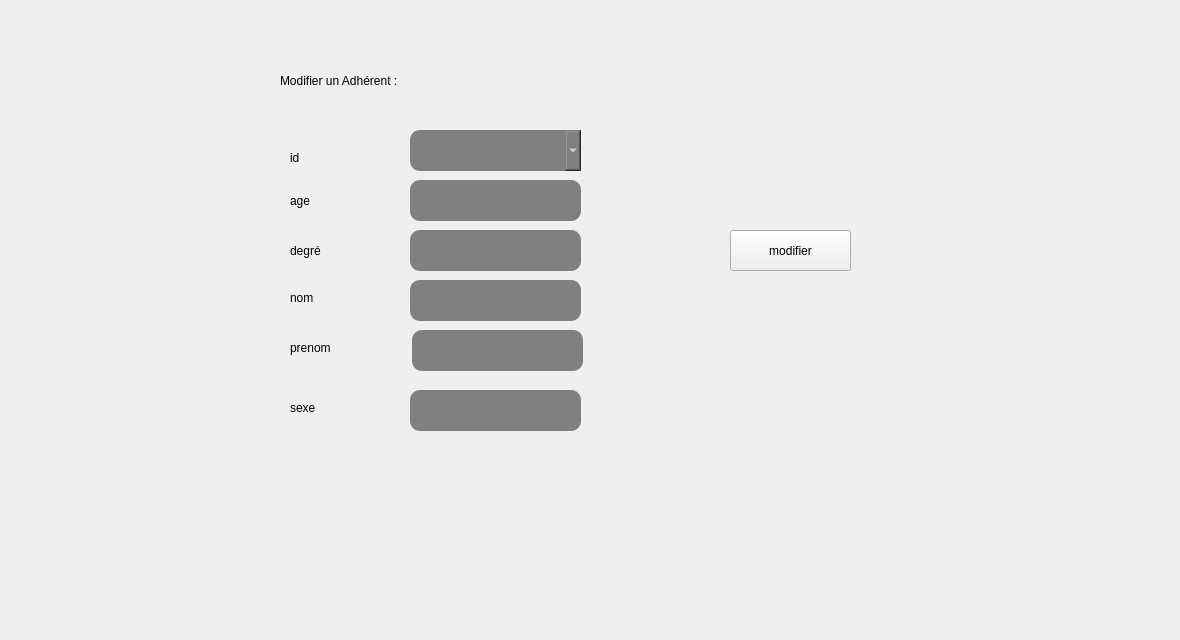
      <widget class="QWidget" name="tab_14">
       <attribute name="title">
        <string>Modifier</string>
       </attribute>
       <widget class="QLineEdit" name="le_age_2">
        <property name="geometry">
         <rect>
          <x>410</x>
          <y>180</y>
          <width>171</width>
          <height>41</height>
         </rect>
        </property>
        <property name="styleSheet">
         <string notr="true">border-radius: 10px;
background-color: grey;
color: rgb(255, 255, 255);
alternate-background-color: rgb(255, 255, 255);</string>
        </property>
       </widget>
       <widget class="QLabel" name="label_35">
        <property name="geometry">
         <rect>
          <x>290</x>
          <y>400</y>
          <width>56</width>
          <height>16</height>
         </rect>
        </property>
        <property name="styleSheet">
         <string notr="true">font: 15pt &quot;Niagara Engraved&quot;;
</string>
        </property>
        <property name="text">
         <string>sexe</string>
        </property>
       </widget>
       <widget class="QLabel" name="label_36">
        <property name="geometry">
         <rect>
          <x>290</x>
          <y>290</y>
          <width>56</width>
          <height>16</height>
         </rect>
        </property>
        <property name="styleSheet">
         <string notr="true">font: 15pt &quot;Niagara Engraved&quot;;
</string>
        </property>
        <property name="text">
         <string>nom</string>
        </property>
       </widget>
       <widget class="QLineEdit" name="le_nom_2">
        <property name="geometry">
         <rect>
          <x>410</x>
          <y>280</y>
          <width>171</width>
          <height>41</height>
         </rect>
        </property>
        <property name="styleSheet">
         <string notr="true">border-radius: 10px;
background-color: grey;
color: rgb(255, 255, 255);
alternate-background-color: rgb(255, 255, 255);</string>
        </property>
       </widget>
       <widget class="QPushButton" name="pb_ajouter_2">
        <property name="geometry">
         <rect>
          <x>730</x>
          <y>230</y>
          <width>121</width>
          <height>41</height>
         </rect>
        </property>
        <property name="styleSheet">
         <string notr="true">QPushButton

{
	background-color: rgb(72, 78, 86);
	border-style: outset;
    border-width: 2px;
    border-radius:10px;
    border-color: beige;
    font: bold 14px;;
    padding: 6px;
	color: rgb(255, 255, 255);

}

QPushButton:hover

{
	background-color: lightgreen;
	color: rgb(0, 0, 0);
	gridline-color: rgb(94, 118, 255);
}

QPushButton:pressed</string>
        </property>
        <property name="text">
         <string>modifier</string>
        </property>
       </widget>
       <widget class="QComboBox" name="le_id_2">
        <property name="geometry">
         <rect>
          <x>410</x>
          <y>130</y>
          <width>171</width>
          <height>41</height>
         </rect>
        </property>
        <property name="styleSheet">
         <string notr="true">border-radius: 10px;
background-color: grey;
color: rgb(255, 255, 255);
alternate-background-color: rgb(255, 255, 255);</string>
        </property>
       </widget>
       <widget class="QLabel" name="label_37">
        <property name="geometry">
         <rect>
          <x>290</x>
          <y>340</y>
          <width>91</width>
          <height>16</height>
         </rect>
        </property>
        <property name="styleSheet">
         <string notr="true">font: 15pt &quot;Niagara Engraved&quot;;
</string>
        </property>
        <property name="text">
         <string>prenom</string>
        </property>
       </widget>
       <widget class="QLineEdit" name="le_sexe_2">
        <property name="geometry">
         <rect>
          <x>410</x>
          <y>390</y>
          <width>171</width>
          <height>41</height>
         </rect>
        </property>
        <property name="styleSheet">
         <string notr="true">border-radius: 10px;
background-color: grey;
color: rgb(255, 255, 255);
alternate-background-color: rgb(255, 255, 255);</string>
        </property>
       </widget>
       <widget class="QLineEdit" name="le_type_2">
        <property name="geometry">
         <rect>
          <x>410</x>
          <y>230</y>
          <width>171</width>
          <height>41</height>
         </rect>
        </property>
        <property name="styleSheet">
         <string notr="true">border-radius: 10px;
background-color: grey;
color: rgb(255, 255, 255);
alternate-background-color: rgb(255, 255, 255);</string>
        </property>
       </widget>
       <widget class="QLabel" name="label_38">
        <property name="geometry">
         <rect>
          <x>290</x>
          <y>240</y>
          <width>61</width>
          <height>21</height>
         </rect>
        </property>
        <property name="styleSheet">
         <string notr="true">font: 15pt &quot;Niagara Engraved&quot;;
</string>
        </property>
        <property name="text">
         <string>degré</string>
        </property>
       </widget>
       <widget class="QLabel" name="label_39">
        <property name="geometry">
         <rect>
          <x>290</x>
          <y>150</y>
          <width>56</width>
          <height>16</height>
         </rect>
        </property>
        <property name="styleSheet">
         <string notr="true">font: 15pt &quot;Niagara Engraved&quot;;
</string>
        </property>
        <property name="text">
         <string>id</string>
        </property>
       </widget>
       <widget class="QLabel" name="label_40">
        <property name="geometry">
         <rect>
          <x>280</x>
          <y>60</y>
          <width>251</width>
          <height>41</height>
         </rect>
        </property>
        <property name="styleSheet">
         <string notr="true">font: 28pt &quot;Niagara Engraved&quot;;
</string>
        </property>
        <property name="text">
         <string>Modifier un Adhérent :</string>
        </property>
       </widget>
       <widget class="QLineEdit" name="le_prenom_2">
        <property name="geometry">
         <rect>
          <x>412</x>
          <y>330</y>
          <width>171</width>
          <height>41</height>
         </rect>
        </property>
        <property name="styleSheet">
         <string notr="true">border-radius: 10px;
background-color: grey;
color: rgb(255, 255, 255);
alternate-background-color: rgb(255, 255, 255);</string>
        </property>
       </widget>
       <widget class="QLabel" name="label_41">
        <property name="geometry">
         <rect>
          <x>290</x>
          <y>190</y>
          <width>91</width>
          <height>21</height>
         </rect>
        </property>
        <property name="styleSheet">
         <string notr="true">font: 15pt &quot;Niagara Engraved&quot;;
</string>
        </property>
        <property name="text">
         <string>age</string>
        </property>
       </widget>
       <widget class="QLabel" name="back5_6">
        <property name="geometry">
         <rect>
          <x>0</x>
          <y>0</y>
          <width>1171</width>
          <height>631</height>
         </rect>
        </property>
        <property name="text">
         <string/>
        </property>
        <property name="pixmap">
         <pixmap>bg.png</pixmap>
        </property>
       </widget>
       <zorder>back5_6</zorder>
       <zorder>le_age_2</zorder>
       <zorder>label_35</zorder>
       <zorder>label_36</zorder>
       <zorder>le_nom_2</zorder>
       <zorder>pb_ajouter_2</zorder>
       <zorder>le_id_2</zorder>
       <zorder>label_37</zorder>
       <zorder>le_sexe_2</zorder>
       <zorder>le_type_2</zorder>
       <zorder>label_38</zorder>
       <zorder>label_39</zorder>
       <zorder>label_40</zorder>
       <zorder>le_prenom_2</zorder>
       <zorder>label_41</zorder>
      </widget>
